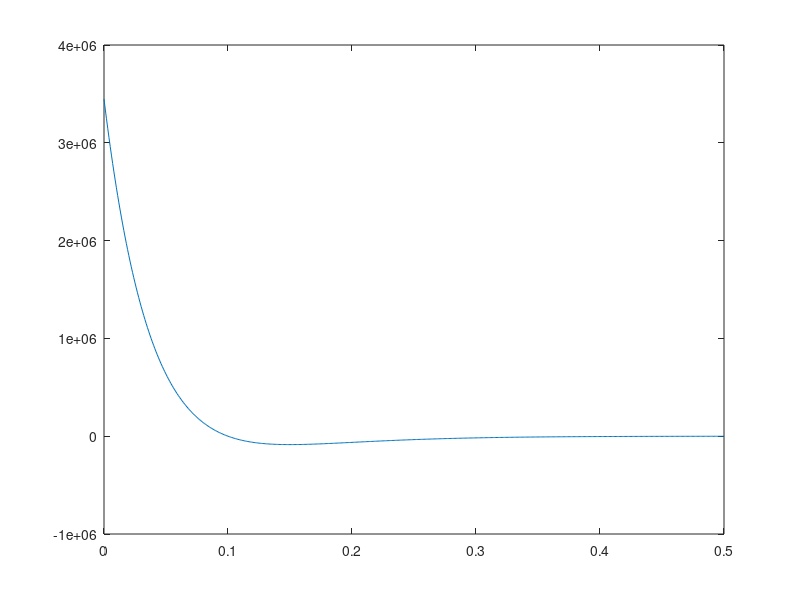

MATLAB code for this plot:
pm = 3447E3;
tp =  0.1;
alpha = 2;
t = 0: 0.001 : 0.5
Pt = zeros(1,numel(t));
for i = 1:numel(t)-1
Pt(:,i) = pm*(1-t(i)/tp)*exp(-alpha*t(i)/tp)
plot(t, Pt)
end


